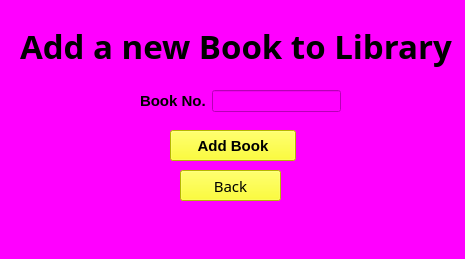
<?xml version="1.0" encoding="UTF-8"?>
<ui version="4.0">
 <class>add_book</class>
 <widget class="QMainWindow" name="add_book">
  <property name="geometry">
   <rect>
    <x>0</x>
    <y>0</y>
    <width>465</width>
    <height>259</height>
   </rect>
  </property>
  <property name="windowTitle">
   <string>MainWindow</string>
  </property>
  <property name="styleSheet">
   <string notr="true">background-color: rgb(255, 0, 255);</string>
  </property>
  <widget class="QWidget" name="centralwidget">
   <widget class="QLabel" name="label_3">
    <property name="geometry">
     <rect>
      <x>20</x>
      <y>20</y>
      <width>441</width>
      <height>51</height>
     </rect>
    </property>
    <property name="font">
     <font>
      <family>MS Office Symbol Semilight</family>
      <pointsize>25</pointsize>
      <weight>75</weight>
      <bold>true</bold>
     </font>
    </property>
    <property name="text">
     <string>Add a new Book to Library</string>
    </property>
   </widget>
   <widget class="QWidget" name="formLayoutWidget">
    <property name="geometry">
     <rect>
      <x>140</x>
      <y>90</y>
      <width>201</width>
      <height>31</height>
     </rect>
    </property>
    <layout class="QFormLayout" name="formLayout">
     <item row="0" column="0">
      <widget class="QLabel" name="label_2">
       <property name="font">
        <font>
         <pointsize>11</pointsize>
         <weight>75</weight>
         <bold>true</bold>
        </font>
       </property>
       <property name="text">
        <string>Book No.</string>
       </property>
      </widget>
     </item>
     <item row="0" column="1">
      <widget class="QLineEdit" name="lineEdit_2"/>
     </item>
    </layout>
   </widget>
   <widget class="QPushButton" name="pushButton">
    <property name="geometry">
     <rect>
      <x>170</x>
      <y>130</y>
      <width>126</width>
      <height>31</height>
     </rect>
    </property>
    <property name="font">
     <font>
      <pointsize>11</pointsize>
      <weight>75</weight>
      <bold>true</bold>
     </font>
    </property>
    <property name="styleSheet">
     <string notr="true">background-color: rgb(255, 255, 0);</string>
    </property>
    <property name="text">
     <string>Add Book</string>
    </property>
   </widget>
   <widget class="QPushButton" name="pushButton_2">
    <property name="geometry">
     <rect>
      <x>180</x>
      <y>170</y>
      <width>101</width>
      <height>31</height>
     </rect>
    </property>
    <property name="font">
     <font>
      <family>MS Office Symbol Semibold</family>
      <pointsize>11</pointsize>
     </font>
    </property>
    <property name="styleSheet">
     <string notr="true">background-color: rgb(255, 255, 0);</string>
    </property>
    <property name="text">
     <string>Back</string>
    </property>
   </widget>
  </widget>
  <widget class="QMenuBar" name="menubar">
   <property name="geometry">
    <rect>
     <x>0</x>
     <y>0</y>
     <width>465</width>
     <height>21</height>
    </rect>
   </property>
  </widget>
  <widget class="QStatusBar" name="statusbar"/>
 </widget>
 <resources/>
 <connections/>
</ui>
